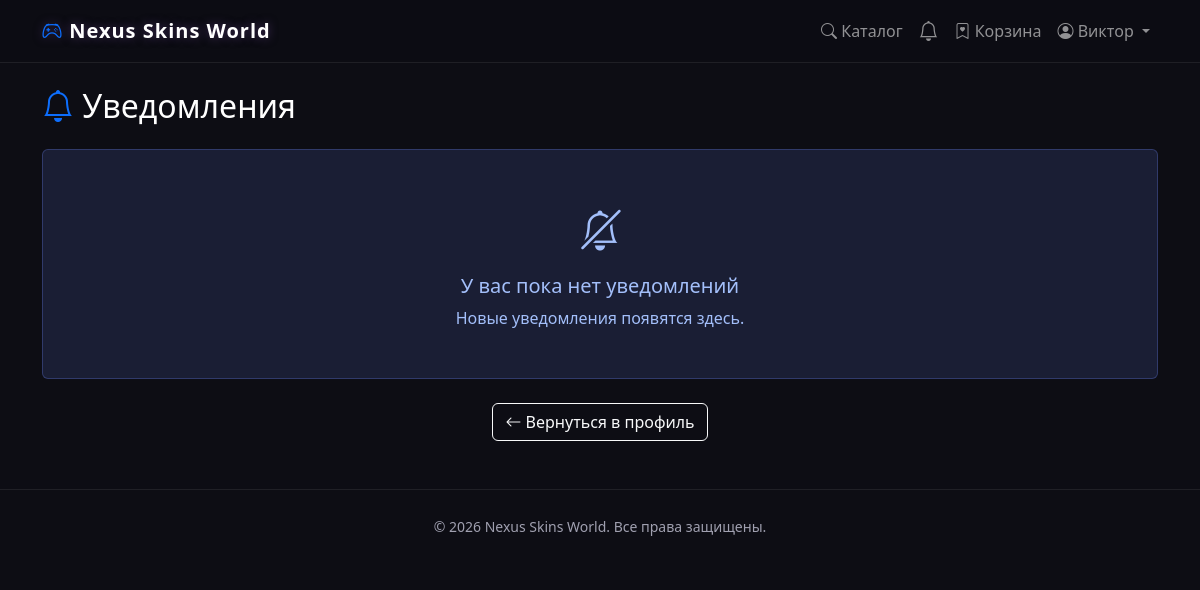
Before: /notifications/ (signed in) with the older database file.
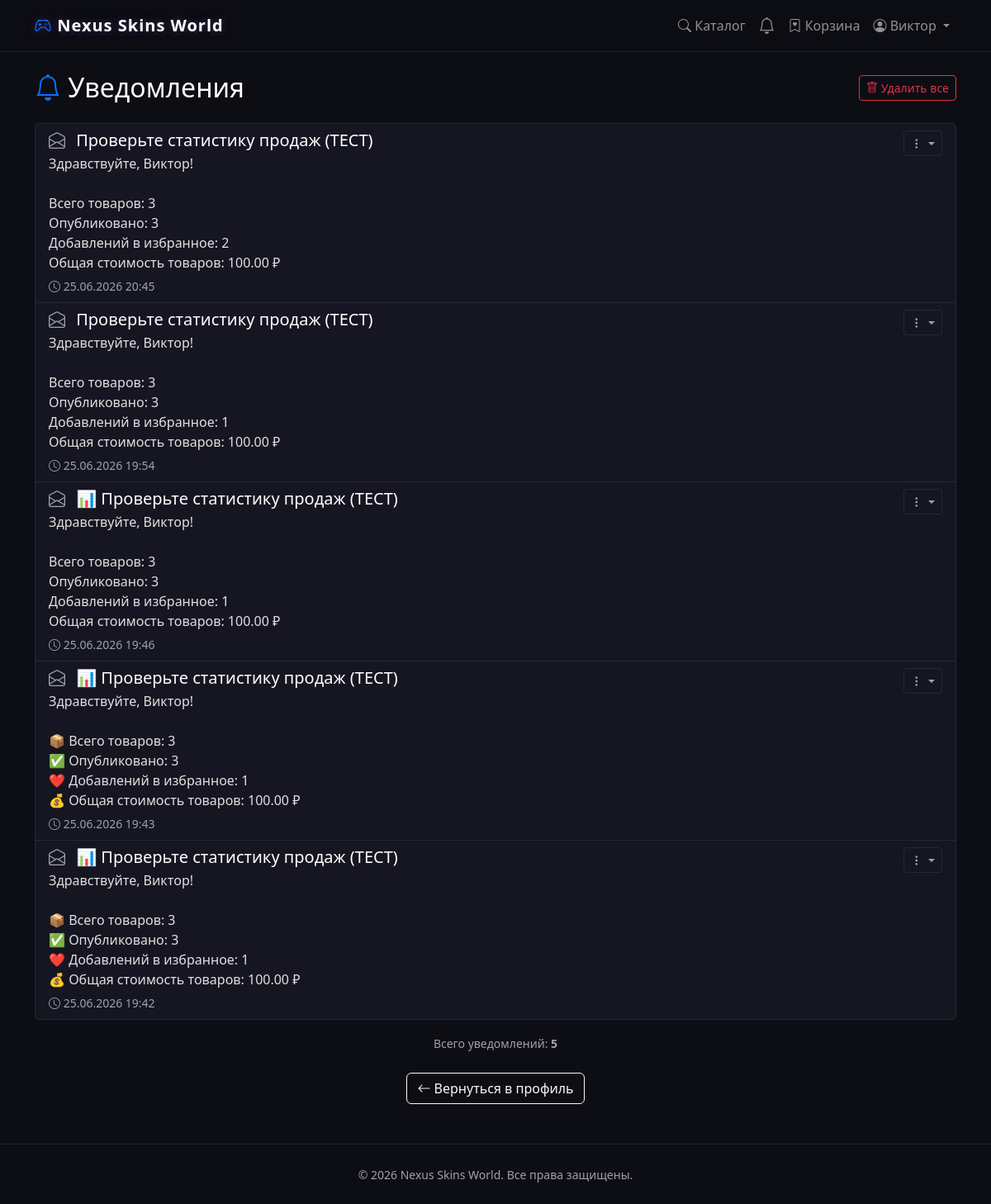
After: the same page with the newer database file.
### marketplace/models.py (models this page shows, shortened)
class Notification(models.Model):
    NOTIFICATION_TYPES = [
        ('sales_stats', 'Статистика продаж'),
        ('system', 'Системное'),
        ('promo', 'Акция'),
    ]
    user = models.ForeignKey(User, on_delete=models.CASCADE, verbose_name='Пользователь')
    title = models.CharField(max_length=200, verbose_name='Заголовок')
    message = models.TextField(verbose_name='Сообщение')
    notification_type = models.CharField(
        max_length=20,
        choices=NOTIFICATION_TYPES,
        default='system',
        verbose_name='Тип'
    )
    is_read = models.BooleanField(default=False, verbose_name='Прочитано')
    created_at = models.DateTimeField(auto_now_add=True, verbose_name='Дата создания')
    class Meta:
        verbose_name = 'Уведомление'
        verbose_name_plural = 'Уведомления'
        ordering = ['-created_at']

### marketplace/views.py (the view)
# urls.py: path('notifications/', views.notification_list, name='notifications'),
@login_required
def notification_list(request):
    notifications = Notification.objects.filter(user=request.user)
    notifications.filter(is_read=False).update(is_read=True)
    return render(request, 'marketplaces/notifications.html', {
        'notifications': notifications,
    })

### marketplace/context_processors.py (called while the page is built)
def unread_notifications(request):
    if request.user.is_authenticated:
        count = Notification.objects.filter(
            user=request.user,
            is_read=False
        ).count()
    else:
        count = 0
    return {
        'unread_notifications_count': count
    }

### marketplace/templates/marketplaces/notifications.html (shortened to what this page needs)
{% extends 'base.html' %}
{% block content %}
<div class="row">
    <div class="col-12 mb-4">
        <div class="d-flex justify-content-between align-items-center flex-wrap gap-2">
            <h2 class="text-white mb-0">
                <i class="bi bi-bell text-primary"></i> Уведомления
            </h2>
            {% if notifications %}
            <form method="post" action="{% url 'marketplace:notifications_delete_all' %}"
                  class="d-inline"
                  id="delete-all-form">
                <button type="submit"
                        class="btn btn-outline-danger btn-sm"
                        onclick="return confirmDeleteAll()">
                    <i class="bi bi-trash"></i> Удалить все
                </button>
            </form>
            {% endif %}
        </div>
    </div>
</div>
{% if notifications %}
<div class="list-group">
    {% for notification in notifications %}
    <div class="list-group-item {% if not notification.is_read %}border-start border-primary border-3{% endif %}">
        <div class="d-flex justify-content-between align-items-start">
            <div class="flex-grow-1">
                <h5 class="mb-1 text-white">
                    {% if not notification.is_read %}
                    <i class="bi bi-envelope-fill text-primary me-2"></i>
                    {% else %}
                    <i class="bi bi-envelope-open text-muted me-2"></i>
                    {% endif %}
                    {{ notification.title }}
                </h5>
                <p class="mb-1" style="white-space: pre-line;">{{ notification.message }}</p>
                <small class="text-muted">
                    <i class="bi bi-clock"></i> {{ notification.created_at|date:"d.m.Y H:i" }}
                </small>
            </div>
            <div class="ms-3">
                <div class="dropdown">
                    <button class="btn btn-sm btn-outline-secondary dropdown-toggle"
                            type="button"
                            data-bs-toggle="dropdown"
                            title="Действия">
                        <i class="bi bi-three-dots-vertical"></i>
                    </button>
                </div>
            </div>
        </div>
    </div>
    {% endfor %}
</div>
<div class="mt-3 text-center">
    <small class="text-muted">
        Всего уведомлений: <strong>{{ notifications.count }}</strong>
    </small>
</div>
{% else %}
<div class="alert alert-info text-center py-5">
    <i class="bi bi-bell-slash fs-1 d-block mb-3"></i>
    <h5>У вас пока нет уведомлений</h5>
    <p class="mb-0">Новые уведомления появятся здесь.</p>
</div>
{% endif %}
<div class="mt-4 text-center">
    <a href="{% url 'marketplace:profile' %}" class="btn btn-outline-light">
        <i class="bi bi-arrow-left"></i> Вернуться в профиль
    </a>
</div>
{% endblock %}

Changed rows visible on the page:
added Notification: is_read False (drawn), title "Проверьте статистику продаж (ТЕСТ)", message "Здравствуйте, Виктор! Всего товаров: 3 Опубликовано: 3 Добавлений в избранное: 2 Общая стоимость товаров: 100.00 ₽", created_at "25.06.2026 20:45"
added Notification: is_read False (drawn), title "Проверьте статистику продаж (ТЕСТ)", message "Здравствуйте, Виктор! Всего товаров: 3 Опубликовано: 3 Добавлений в избранное: 1 Общая стоимость товаров: 100.00 ₽", created_at "25.06.2026 19:54"
added Notification: is_read False (drawn), title "📊 Проверьте статистику продаж (ТЕСТ)", message "Здравствуйте, Виктор! Всего товаров: 3 Опубликовано: 3 Добавлений в избранное: 1 Общая стоимость товаров: 100.00 ₽", created_at "25.06.2026 19:46"
added Notification: is_read False (drawn), title "📊 Проверьте статистику продаж (ТЕСТ)", message "Здравствуйте, Виктор! 📦 Всего товаров: 3 ✅ Опубликовано: 3 ❤️ Добавлений в избранное: 1 💰 Общая стоимость товаров: 100.00 ₽", created_at "25.06.2026 19:43"
added Notification: is_read False (drawn), title "📊 Проверьте статистику продаж (ТЕСТ)", message "Здравствуйте, Виктор! 📦 Всего товаров: 3 ✅ Опубликовано: 3 ❤️ Добавлений в избранное: 1 💰 Общая стоимость товаров: 100.00 ₽", created_at "25.06.2026 19:42"
Other visible differences:
{{ notifications.count }}: (not shown) → "5"
text no longer shown: "У вас пока нет уведомлений Новые уведомления появятся здесь."
text now shown: "Удалить все Всего уведомлений:"
